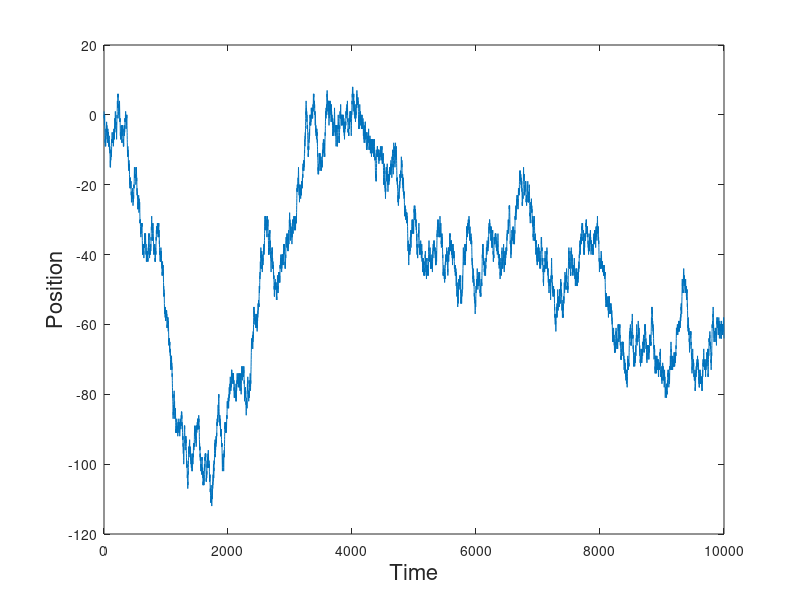

The MATLAB script that drew this image: (Note: this script raises an error after producing the figure.)
clear all;
close all;

t = 10000; %steps
gama = t;
%array initializetion
position_array = zeros(1,t);
    
difrence_of_time_series = zeros(1,t-1);

%initialize varianbles
curent_position = 0; %position of random walker
count_positive = 0;
count_negative = 0;

%variables for the normal distibrution
mu = 0; %mean
sigma = 1; %standar diviation
r =0;
const = 1; % step

gama_array = zeros(1,1000);

for i = 1 : t
    r = normrnd(mu,sigma);
    if(r>0)
        teliki_timi = 1;
        count_positive = count_positive + teliki_timi;
        curent_position = curent_position + 1*const;
    else
        teliki_timi = -1;
        count_negative = count_negative + teliki_timi;
        curent_position = curent_position - 1*const;
    end
    position_array(i) = curent_position;

end

figure('Name','Random_Walk');
plot((1:t),position_array)
xlabel('Time','FontSize',16) 
ylabel('Position','FontSize',16) 

saveas(gcf,'Random_walkeps.eps')
variance_of_random_walk = var(position_array)

%Derivative of time series
for i = 1 : t-1
   difrence_of_time_series(i) = position_array(i+1) - position_array(i); 
end

unknown_sigma = var(difrence_of_time_series)
unknown_sigma = sqrt(unknown_sigma)
mean_of_derivative = mean(difrence_of_time_series)
mean_value_random_wac = mean(position_array);
variance_of_time_seres_winer = var(position_array);

for i = 1:t
    gama_array(i) = VarianceFunction(i,position_array);
end

figure('Name','Variance Function');
plot((1:length(gama_array)),gama_array)
xlabel('Time','FontSize',16) 
ylabel('Gama t','FontSize',16)

figure('Name','Auto Corelesion');
autocorr(position_array)
